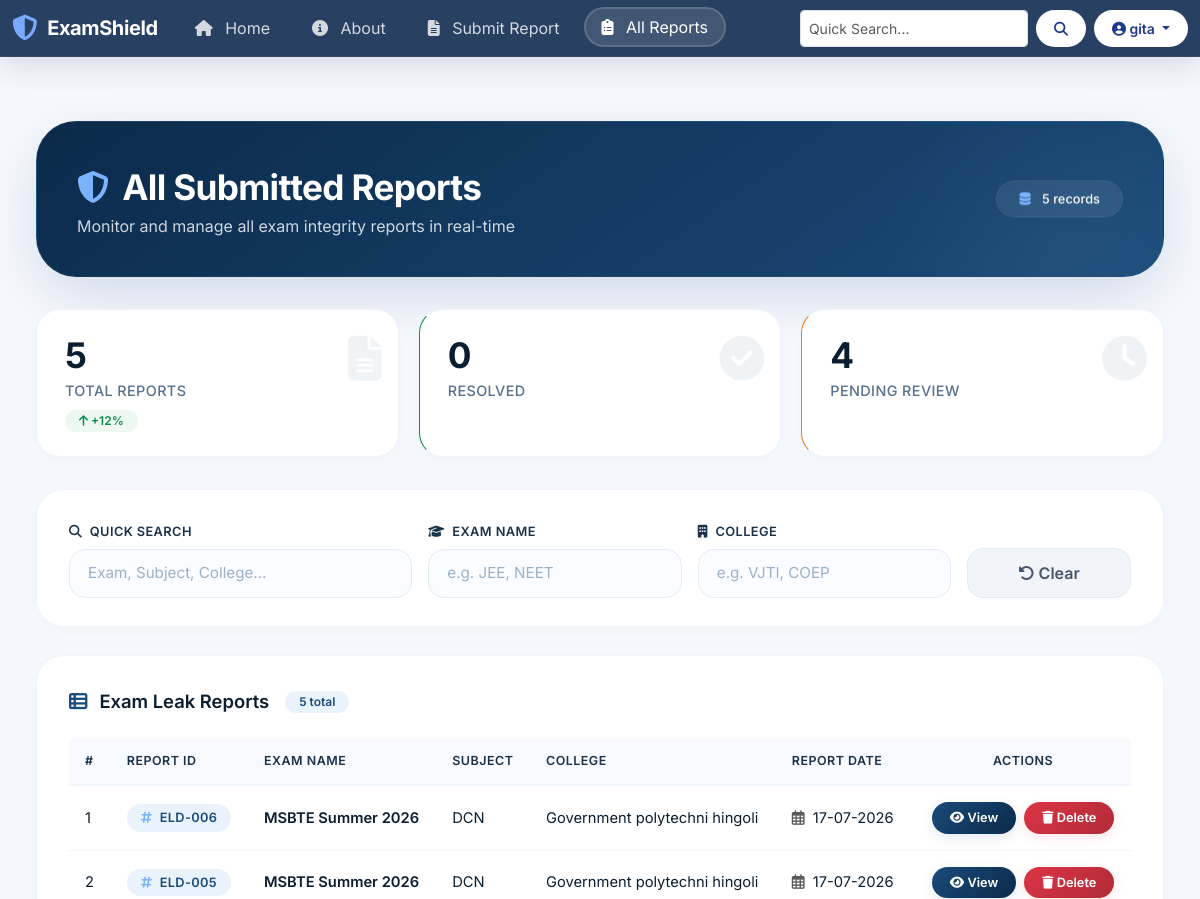
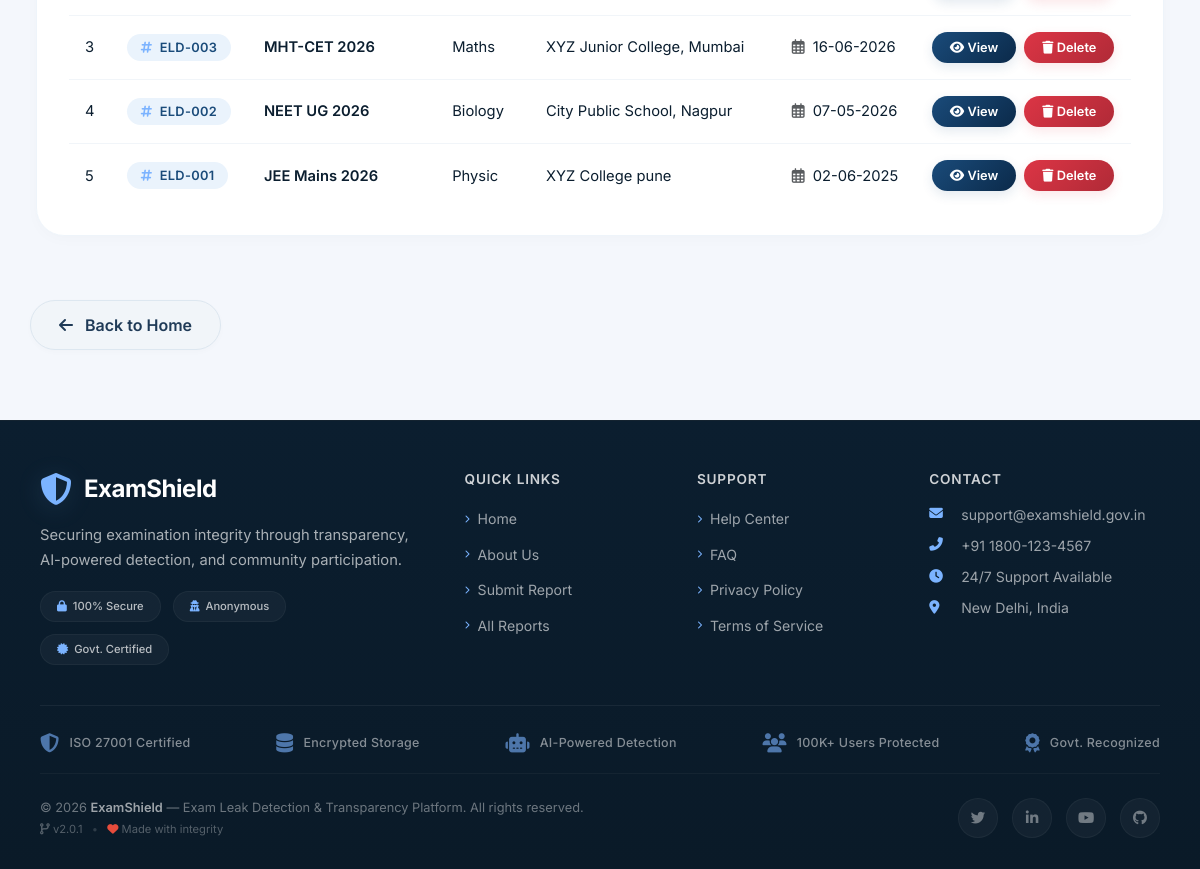
/report (signed in), run on the app's committed database (2 pictures, top to bottom).
### tables this page shows
CREATE TABLE users (
            id INTEGER PRIMARY KEY AUTOINCREMENT,
            username TEXT NOT NULL UNIQUE,
            password TEXT NOT NULL,
            email TEXT UNIQUE,
            mobile TEXT UNIQUE,
            name TEXT,
            role TEXT DEFAULT 'student',

            -- Verification
            is_mobile_verified INTEGER DEFAULT 0,
            is_email_verified INTEGER DEFAULT 0,
            mobile_otp TEXT,
            otp_generated_at TEXT,

            -- Identity Proof 
            profile_photo TEXT,
            id_proof_type TEXT,
            id_proof_number TEXT,
            id_proof_photo TEXT,
            is_id_verified INTEGER DEFAULT 0,

            -- Tracking & Moderation
            signup_ip TEXT,
            signup_user_agent TEXT,
            created_at TEXT DEFAULT CURRENT_TIMESTAMP,
            is_blocked INTEGER DEFAULT 0,
            trust_score INTEGER DEFAULT 100
        , state TEXT, district TEXT);

CREATE TABLE entries (
            id INTEGER PRIMARY KEY AUTOINCREMENT,
            user_id INTEGER NOT NULL,
            exam_name TEXT NOT NULL,
            subject_name TEXT NOT NULL,
            college_name TEXT NOT NULL,
            status TEXT DEFAULT 'Pending',
            report_date TEXT,
            description TEXT,

            -- Incident Location
            incident_state TEXT,
            incident_district TEXT,
            incident_city TEXT,
            incident_college TEXT,
            incident_address TEXT,

            -- Multiple Files - JSON madhe store karu
            photos TEXT,
            videos TEXT,
            audios TEXT,

            -- Admin
            urgency_score INTEGER DEFAULT 0,
            ai_summary TEXT,
            fake_status TEXT,
            admin_remark TEXT,
            is_dummy INTEGER DEFAULT 0,
            created_at TEXT DEFAULT CURRENT_TIMESTAMP,
            updated_at TEXT, category TEXT DEFAULT 'Other', sentiment TEXT DEFAULT 'Normal',

            FOREIGN KEY (user_id) REFERENCES users (id)
        );

### app.py (the view)
@app.route('/report')
@login_required
def report_list():
    search = request.args.get('search', '').strip()
    sort_by = request.args.get('sort', 'id')
    order = request.args.get('order', 'desc')
    exam_filter = request.args.get('exam', '').strip()
    college_filter = request.args.get('college', '').strip()
    all_reports = []
    conn = get_db()
    conn.row_factory = sqlite3.Row
    base_query = 'SELECT * FROM entries WHERE 1=1'
    params = []
    if current_user.role!= 'admin':
        base_query += ' AND user_id =?'
        params.append(current_user.id)
    if search:
        base_query += ' AND (exam_name LIKE? OR subject_name LIKE? OR college_name LIKE? OR description LIKE?)'
        search_term = f'%{search}%'
        params.extend([search_term] * 4)
    if exam_filter:
        base_query += ' AND exam_name LIKE?'
        params.append(f'%{exam_filter}%')
    if college_filter:
        base_query += ' AND college_name LIKE?'
        params.append(f'%{college_filter}%')
    valid_sorts = ['id', 'exam_name', 'subject_name', 'college_name', 'report_date']
    sort_column = 'id' if sort_by == 'display_id' else sort_by
    if sort_column not in valid_sorts: sort_column = 'id'
    sort_order = 'DESC' if order == 'desc' else 'ASC'
    base_query += f' ORDER BY {sort_column} {sort_order}'
    db_reports = conn.execute(base_query, params).fetchall()
    conn.close()
    for row in db_reports:
        report_dict = dict(row)
        report_dict['display_id'] = f"ELD-{report_dict['id']:03d}"
        report_dict['is_dummy'] = False
        report_dict['view_url'] = url_for('view_report', id=report_dict['id'])
        report_dict['delete_url'] = url_for('delete_report', id=report_dict['id'])
        report_dict['report_date_display'] = report_dict['report_date']
        if report_dict['report_date']:
            try:
                date_obj = datetime.strptime(report_dict['report_date'], '%Y-%m-%d')
                report_dict['report_date_display'] = date_obj.strftime('%d-%m-%Y')
            except: pass
        all_reports.append(report_dict)
    return render_template("reports.html", reports=all_reports, search=search, sort_by=sort_by, order=order, exam_filter=exam_filter, college_filter=college_filter)

### templates/reports.html (shortened to what this page needs)
{% extends "base.html" %}
{% block content %}
<link href="https://cdn.jsdelivr.net/npm/bootstrap@5.3.2/dist/css/bootstrap.min.css" rel="stylesheet">
<link rel="stylesheet" href="https://cdnjs.cloudflare.com/ajax/libs/font-awesome/6.5.0/css/all.min.css">
<div class="container-fluid px-4 py-3">
  <div class="page-header">
    <h2><i class="fas fa-shield-halved"></i> All Submitted Reports</h2>
    <p>Monitor and manage all exam integrity reports in real-time</p>
    <span class="header-badge">
      <i class="fas fa-database"></i> {{ reports|length }} records
    </span>
  </div>
  <div class="stats-grid">
    <div class="stat-card">
      <span class="stat-icon-bg"><i class="fas fa-file-alt"></i></span>
      <h4>{{ reports|length }}</h4>
      <p>Total Reports</p>
      <span class="stat-trend"><i class="fas fa-arrow-up"></i> +12%</span>
    </div>
    <div class="stat-card" style="border-left-color: #0f8b4e;">
      <span class="stat-icon-bg"><i class="fas fa-check-circle"></i></span>
      <h4>{% set resolved = reports|selectattr('status', 'equalto', 'Resolved')|list|length %}{{ resolved }}</h4>
      <p>Resolved</p>
    </div>
    <div class="stat-card" style="border-left-color: #e67e22;">
      <span class="stat-icon-bg"><i class="fas fa-clock"></i></span>
      <h4>{% set pending = reports|selectattr('status', 'equalto', 'Pending')|list|length %}{{ pending }}</h4>
      <p>Pending Review</p>
    </div>
  </div>
  <div class="filter-card">
    <div class="row g-3 align-items-end">
      <div class="col-md-4">
        <label class="form-label"><i class="fas fa-search me-1"></i> Quick Search</label>
        <input type="text" id="searchInput" class="form-control" placeholder="Exam, Subject, College..." value="{{ search }}">
      </div>
      <div class="col-md-3">
        <label class="form-label"><i class="fas fa-graduation-cap me-1"></i> Exam Name</label>
        <input type="text" id="examInput" class="form-control" placeholder="e.g. JEE, NEET" value="{{ exam_filter }}">
      </div>
      <div class="col-md-3">
        <label class="form-label"><i class="fas fa-building me-1"></i> College</label>
        <input type="text" id="collegeInput" class="form-control" placeholder="e.g. VJTI, COEP" value="{{ college_filter }}">
      </div>
      <div class="col-md-2">
        <button id="clearBtn" class="btn btn-clear w-100">
          <i class="fas fa-undo-alt"></i> Clear
        </button>
      </div>
    </div>
  </div>
  <div class="table-card">
    <div class="table-title">
      <i class="fas fa-table-list"></i> Exam Leak Reports
      <span class="badge-count">{{ reports|length }} total</span>
    </div>
    {% if reports %}
    <div class="table-responsive">
      <table class="table" id="reportTable">
        <thead>
          <tr>
            <th>#</th>
            <th>Report ID</th>
            <th>Exam Name</th>
            <th>Subject</th>
            <th>College</th>
            <th>Report Date</th>
            <th class="text-center">Actions</th>
          </tr>
        </thead>
        <tbody>
          {% for report in reports %}
          <tr>
            <td>{{ loop.index }}</td>
            <td>
              <span class="report-id"><i class="fas fa-hashtag"></i> {{ report.display_id }}</span>
            </td>
            <td class="fw-semibold">{{ report.exam_name }}</td>
            <td>{{ report.subject_name }}</td>
            <td>{{ report.college_name }}</td>
            <td><i class="far fa-calendar-alt text-muted me-2"></i>{{ report.report_date_display }}</td>
            <td class="text-center">
              <div class="d-flex gap-2 justify-content-center flex-wrap">
                <a href="{{ report.view_url }}" class="btn btn-view text-white">
                  <i class="fas fa-eye"></i> View
                </a>
                {% if current_user.role == 'admin' or report.user_id == current_user.id %}
                <form action="{{ report.delete_url }}" method="POST" style="margin:0;">
                  <button type="submit" class="btn btn-delete text-white" onclick="return confirm('Delete this report? This cannot be undone.');">
                    <i class="fas fa-trash"></i> Delete
                  </button>
                </form>
                {% endif %}
              </div>
            </td>
          </tr>
          {% endfor %}
        </tbody>
      </table>
    </div>
    {% else %}
    <div class="empty-state" style="display:block">
      <i class="fas fa-inbox"></i>
      <h5>No Reports Yet</h5>
      <p>Submit your first report to see it here</p>
    </div>
    {% endif %}
  </div>
</div>
{% endblock %}

### templates/base.html (shortened to what this page needs)
<!DOCTYPE html>
<html lang="en">
<head>
    <link href="https://cdn.jsdelivr.net/npm/bootstrap@5.3.0/dist/css/bootstrap.min.css" rel="stylesheet">
    <link rel="stylesheet" href="https://cdnjs.cloudflare.com/ajax/libs/font-awesome/6.4.0/css/all.min.css">
</head>
<body>
<nav class="navbar navbar-expand-lg navbar-dark">
    <div class="container-fluid" style="max-width: 1400px;">
        <a class="navbar-brand" href="{{ url_for('home') }}">
            <i class="fas fa-shield-alt"></i> ExamShield
        </a>
        <div class="collapse navbar-collapse" id="navbarContent">
            <ul class="navbar-nav me-auto mb-2 mb-lg-0">
                <li class="nav-item">
                    <a class="nav-link {% if request.endpoint == 'home' %}active{% endif %}" href="{{ url_for('home') }}">
                        <i class="fas fa-home"></i> Home
                    </a>
                </li>
                <li class="nav-item">
                    <a class="nav-link {% if request.endpoint == 'about' %}active{% endif %}" href="{{ url_for('about') }}">
                        <i class="fas fa-info-circle"></i> About
                    </a>
                </li>
                {% if current_user.is_authenticated %}
                <li class="nav-item">
                    <a class="nav-link {% if request.endpoint == 'form' %}active{% endif %}" href="{{ url_for('form') }}">
                        <i class="fas fa-file-alt"></i> Submit Report
                    </a>
                </li>
                <li class="nav-item">
                    <a class="nav-link {% if request.endpoint == 'report_list' %}active{% endif %}" href="{{ url_for('report_list') }}">
                        <i class="fas fa-clipboard-list"></i> All Reports
                    </a>
                </li>
                {% endif %}
            </ul>
            <div class="d-flex align-items-center gap-2 flex-wrap">
                {% if current_user.is_authenticated %}
                <form class="d-flex" action="{{ url_for('report_list') }}" method="GET">
                    <input class="form-control form-control-sm search-input me-2"
                           type="search"
                           name="search"
                           placeholder="Quick Search..."
                           style="min-width: 180px;">
                    <button class="btn btn-light btn-sm" type="submit" title="Search">
                        <i class="fas fa-search"></i>
                    </button>
                </form>
                {% endif %}
                {% if current_user.is_authenticated %}
                    <div class="dropdown">
                        <button class="btn btn-light btn-sm dropdown-toggle" type="button" data-bs-toggle="dropdown" aria-expanded="false">
                            <i class="fas fa-user-circle"></i> {{ current_user.username }}
                        </button>
                    </div>
                {% endif %}
            </div>
        </div>
    </div>
</nav>
<main class="container-fluid main-content">
    {% block content %}{% endblock %}
</main>
<div>
    <a href="{{ url_for('home') }}" class="back-btn">
        <i class="fas fa-arrow-left"></i> Back to Home
    </a>
</div>
<footer class="premium-footer">
    <div class="footer-container">
        <div class="footer-top">
            <div class="footer-brand">
                <div class="footer-logo">
                    <i class="fas fa-shield-alt"></i>
                    <span>ExamShield</span>
                </div>
                <p class="footer-tagline">
                    Securing examination integrity through transparency,
                    AI-powered detection, and community participation.
                </p>
                <div class="footer-trust-badge">
                    <span><i class="fas fa-lock"></i> 100% Secure</span>
                    <span><i class="fas fa-user-secret"></i> Anonymous</span>
                    <span><i class="fas fa-certificate"></i> Govt. Certified</span>
                </div>
            </div>
            <div class="footer-links">
                <h6>Quick Links</h6>
                <ul>
                    <li><a href="{{ url_for('home') }}"><i class="fas fa-chevron-right"></i> Home</a></li>
                    <li><a href="{{ url_for('about') }}"><i class="fas fa-chevron-right"></i> About Us</a></li>
                    <li><a href="{{ url_for('form') }}"><i class="fas fa-chevron-right"></i> Submit Report</a></li>
                    <li><a href="{{ url_for('report_list') }}"><i class="fas fa-chevron-right"></i> All Reports</a></li>
                </ul>
            </div>
            <div class="footer-links">
                <h6>Support</h6>
                <ul>
                    <li><a href="#"><i class="fas fa-chevron-right"></i> Help Center</a></li>
                    <li><a href="#"><i class="fas fa-chevron-right"></i> FAQ</a></li>
                    <li><a href="#"><i class="fas fa-chevron-right"></i> Privacy Policy</a></li>
                    <li><a href="#"><i class="fas fa-chevron-right"></i> Terms of Service</a></li>
                </ul>
            </div>
            <div class="footer-links">
                <h6>Contact</h6>
                <ul class="footer-contact">
                    <li><i class="fas fa-envelope"></i> support@examshield.gov.in</li>
                    <li><i class="fas fa-phone-alt"></i> +91 1800-123-4567</li>
                    <li><i class="fas fa-clock"></i> 24/7 Support Available</li>
                    <li><i class="fas fa-map-marker-alt"></i> New Delhi, India</li>
                </ul>
            </div>
        </div>
        <div class="footer-middle">
            <div class="trust-indicators">
                <div class="trust-item">
                    <i class="fas fa-shield-halved"></i>
                    <span>ISO 27001 Certified</span>
                </div>
                <div class="trust-item">
                    <i class="fas fa-database"></i>
                    <span>Encrypted Storage</span>
                </div>
                <div class="trust-item">
                    <i class="fas fa-robot"></i>
                    <span>AI-Powered Detection</span>
                </div>
                <div class="trust-item">
                    <i class="fas fa-users"></i>
                    <span>100K+ Users Protected</span>
                </div>
                <div class="trust-item">
                    <i class="fas fa-award"></i>
                    <span>Govt. Recognized</span>
                </div>
            </div>
        </div>
        <div class="footer-bottom">
            <div class="footer-copyright">
                <p>
                    &copy; 2026 <strong>ExamShield</strong> — Exam Leak Detection &amp; Transparency Platform.
                    All rights reserved.
                </p>
                <p class="footer-version">
                    <i class="fas fa-code-branch"></i> v2.0.1
                    <span class="dot-separator">•</span>
                    <i class="fas fa-heart" style="color: #e74c3c;"></i> Made with integrity
                </p>
            </div>
            <div class="footer-social">
                <a href="#" aria-label="Twitter"><i class="fab fa-twitter"></i></a>
                <a href="#" aria-label="LinkedIn"><i class="fab fa-linkedin-in"></i></a>
                <a href="#" aria-label="YouTube"><i class="fab fa-youtube"></i></a>
                <a href="#" aria-label="GitHub"><i class="fab fa-github"></i></a>
            </div>
        </div>
    </div>
</footer>
</body>
</html>

### data on the page
users: username "gita"
entries: display_id "ELD-006", exam_name "MSBTE Summer 2026", subject_name "DCN", college_name "Government polytechni hingoli", report_date_display "17-07-2026"
entries: display_id "ELD-005", exam_name "MSBTE Summer 2026", subject_name "DCN", college_name "Government polytechni hingoli", report_date_display "17-07-2026"
entries: display_id "ELD-003", exam_name "MHT-CET 2026", subject_name "Maths", college_name "XYZ Junior College, Mumbai", report_date_display "16-06-2026"
entries: display_id "ELD-002", exam_name "NEET UG 2026", subject_name "Biology", college_name "City Public School, Nagpur", report_date_display "07-05-2026"
entries: display_id "ELD-001", exam_name "JEE Mains 2026", subject_name "Physic", college_name "XYZ College pune", report_date_display "02-06-2025"

### other printed values
{{ reports|length }} "5"
{{ resolved }} "0"
{{ pending }} "4"
